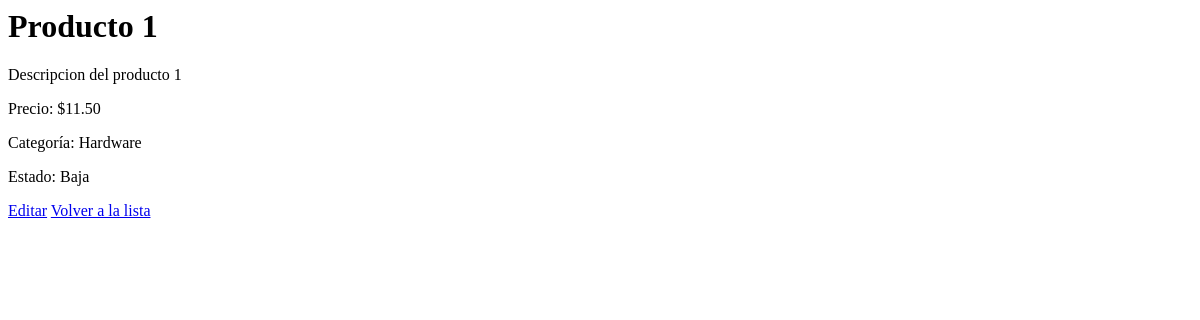
Before: /producto/detail/18/ with the older database file.
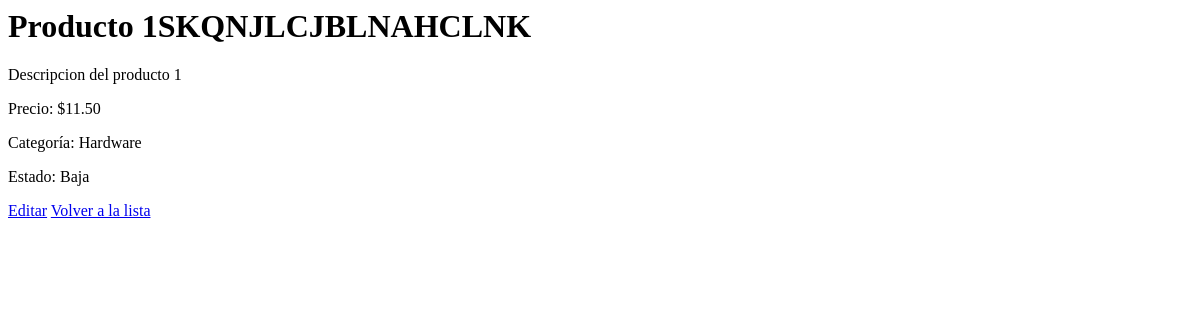
After: the same page with the newer database file.
### mi_aplicacion/models.py (models this page shows, shortened)
class Producto(models.Model):
    nombre = models.CharField(max_length=255)
    descripcion = models.TextField(blank=True, null=True)
    precio = models.DecimalField(max_digits=10, decimal_places=2, blank=True, null=True)
    categoria = models.CharField(max_length=255, blank=True, null=True)
    estado = models.CharField(max_length=255, blank=True, null=True)

### mi_aplicacion/views.py (the view)
# urls.py: path('producto/detail/<int:pk>/',ProductoDetailView.as_view(), name='producto_detail'),
class ProductoDetailView(DetailView):
    model = Producto
    template_name = 'productos/producto_detail.html'
    context_object_name = 'producto'

### mi_aplicacion/templates/productos/producto_detail.html
        <div class="container">
            <div class="product-detail">
                <h1>{{ producto.nombre }}</h1>
                <p>{{ producto.descripcion }}</p>
                <p class="price">Precio: ${{ producto.precio }}</p>
                <p class="category">Categoría: {{ producto.categoria }}</p>
                <p class="status">Estado: {{ producto.estado }}</p>
                <div class="actions">
                    <a href="{% url 'producto_update' producto.pk %}">Editar</a>
                    <a href="{% url 'producto_list' %}" class="back-link">Volver a la lista</a>
                </div>
            </div>
        </div>

Changed rows visible on the page:
changed Producto "Descripcion del producto 1": nombre "Producto 1" → "Producto 1SKQNJLCJBLNAHCLNK"
